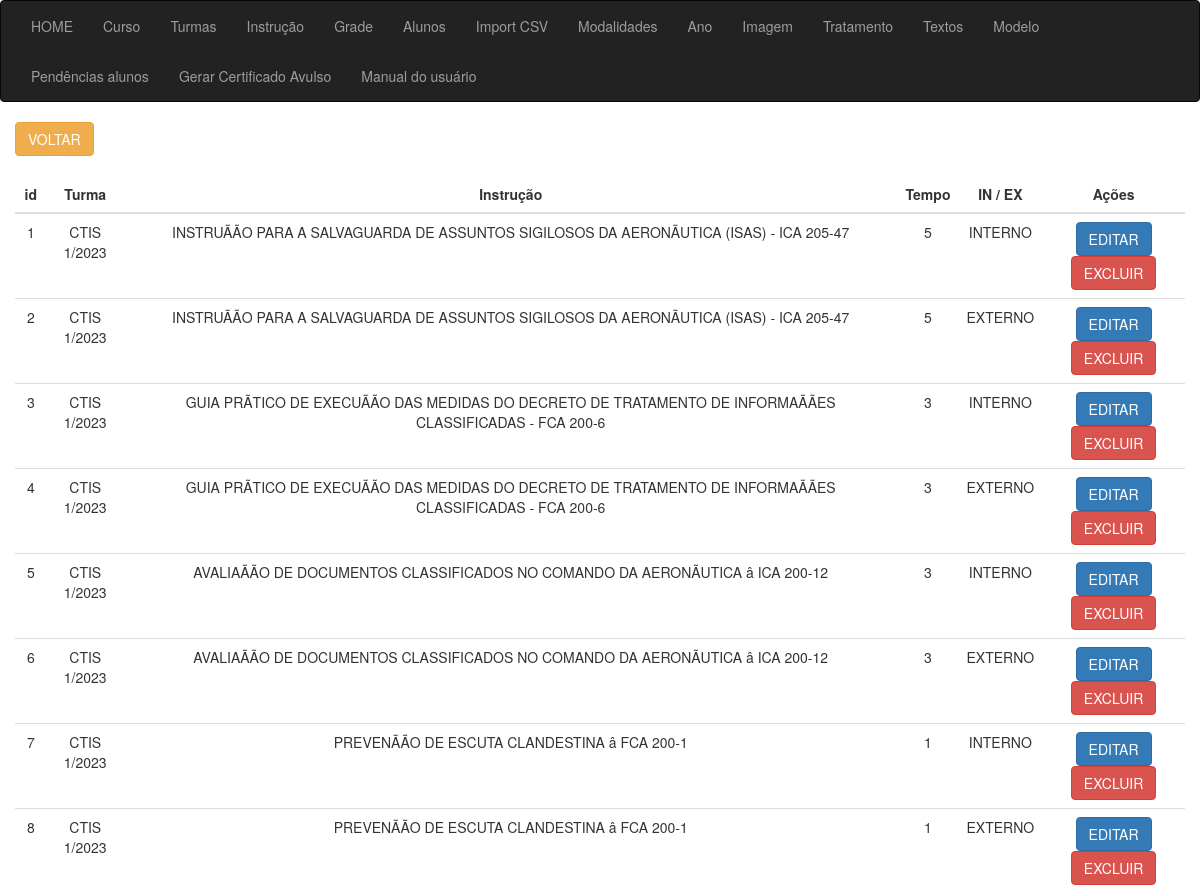
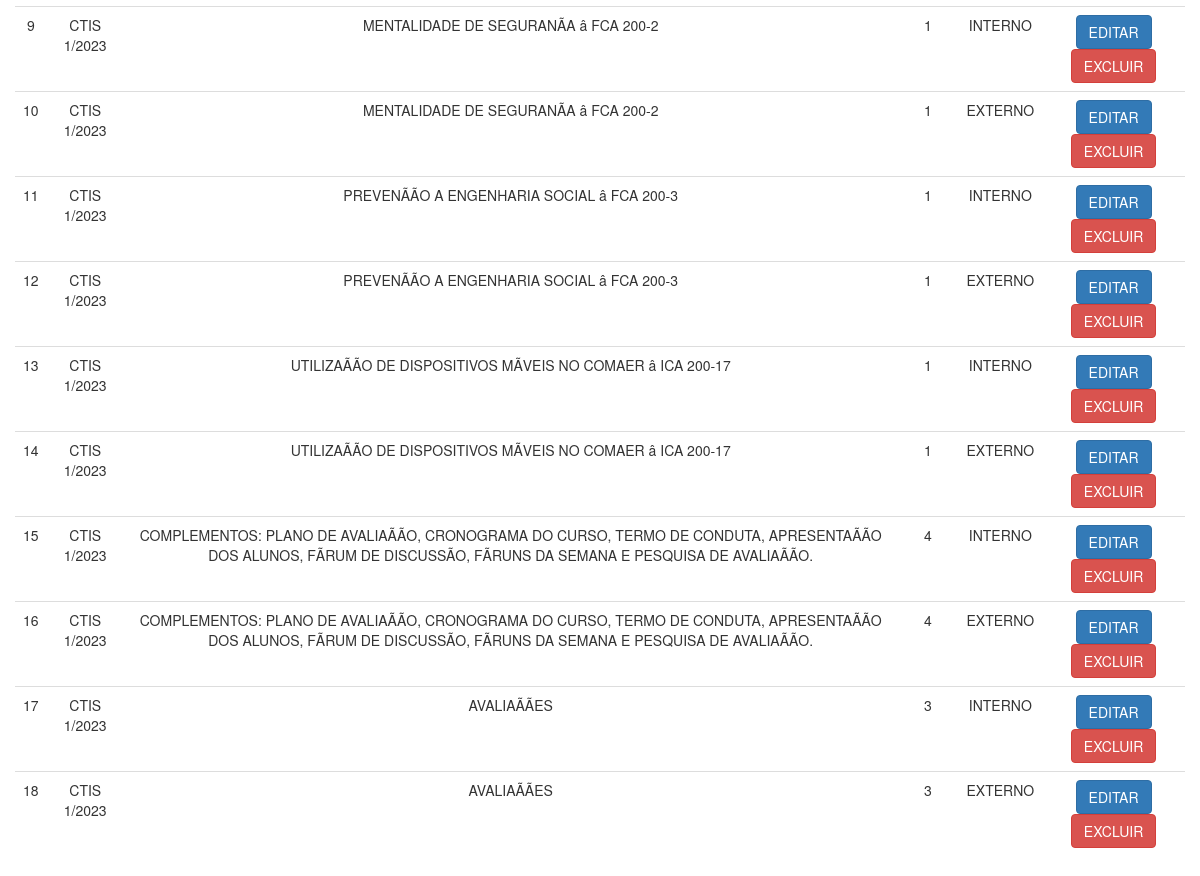
The app's page /sgc/grade_detalhes/3/ with its own data (2 pictures, top to bottom).
### app_cert/models.py (models this page shows, shortened)
class GradeTurma(models.Model):
    id = models.AutoField(primary_key=True)
    fk_turma = models.ForeignKey(Turma, on_delete=models.PROTECT, verbose_name="FK Turma", null=True)
    fk_in_ex = models.ForeignKey(In_Ex, on_delete=models.CASCADE, verbose_name="FK Tipo Interno Externo", null=True, blank=True)
    fk_instrucao = models.ForeignKey(Instrucao, on_delete=models.CASCADE, verbose_name="FK Instrução", null=True, blank=True)
    tempo_instrucao = models.IntegerField(verbose_name="Tempo da Instrução", null=True, blank=True)

class Turma(models.Model):
    id = models.AutoField(primary_key=True)
    fk_ano_curso = models.ForeignKey(Ano, on_delete=models.CASCADE, verbose_name="FK Ano do Curso")
    fk_curso = models.ForeignKey(Curso, on_delete=models.CASCADE, verbose_name="FK Curso")
    fk_tipo = models.ForeignKey(Tipo, on_delete=models.CASCADE, verbose_name="FK Tipo: EAD - Presencial")
    fk_modelo = models.ForeignKey(Modelo, on_delete=models.CASCADE, verbose_name="FK Modelo: Certificado/Honra/Participação")
    fk_assinaturas_ch = models.ForeignKey(Imagem, on_delete=models.CASCADE, verbose_name="FK Assinaturas CH", related_name='fk_imagem_ch', null=True)
    fk_assinaturas_dpl = models.ForeignKey(Imagem, on_delete=models.CASCADE, verbose_name="FK Chefe de divisão", related_name='fk_imagem_dpl',null=True)
    fk_img_frente = models.ForeignKey(Imagem, on_delete=models.CASCADE, verbose_name="FK Frente", related_name='fk_img_frente',null=True)
    fk_img_fundo = models.ForeignKey(Imagem, on_delete=models.CASCADE, verbose_name="FK Fundo", related_name='fk_img_fundo',null=True)
    turma = models.CharField(max_length=50, verbose_name="Descrição no certificado:")
    data_turma_interno = models.CharField(max_length=200, verbose_name="Texto data alunos Internos", null=True, blank=True)
    data_turma_externo = models.CharField(max_length=200, verbose_name="Texto data alunos Externos", null=True, blank=True)
    create_at = models.DateTimeField(auto_now_add=True, null=True)
    def __str__(self):
        return str(self.turma)
    class Meta:
        verbose_name = 'Turma'
        verbose_name_plural = 'Turmas'
        ordering = ['create_at']

class Instrucao(models.Model):
    id = models.AutoField(primary_key=True)
    instrucao_sigla = models.CharField(max_length=255, verbose_name="Instrução")
    instrucao_descricao = models.CharField(max_length=255, verbose_name="Instrução da Instrução")
    def __str__(self):
        return str(self.instrucao_descricao)

class In_Ex(models.Model):
    id = models.AutoField(primary_key=True)
    in_ex = models.CharField(max_length=20, verbose_name="Tipo Interno/Externo")
    create_at = models.DateTimeField(auto_now_add=True, null=True)
    def __str__(self):
        return str(self.in_ex)
    class Meta:
        verbose_name = 'Interno/Externo'
        verbose_name_plural = 'Internos/Externos'
        ordering = ['create_at']

### app_cert/views/views_grade.py (the view)
# urls.py: path('grade_detalhes/<int:turma_id>/', grade_detalhes, name='grade_detalhes'),
def grade_detalhes(request, turma_id):
    turma = get_object_or_404(Turma, id=turma_id)
    dataset = GradeTurma.objects.filter(fk_turma=turma)
    context = {
        "dataset": dataset,
        "turma": turma  # Passa a instância de turma para o contexto
    }
    return render(request, 'grade/lista_grade_turma.html', context)

### app_cert/templates/grade/lista_grade_turma.html (shortened to what this page needs)
{% extends 'sgc_base.html' %}
{% block content %}
<div class="container">
    <div class="row">
        <div class="col-md-15">
            <a href="{% url 'grade_lista' %}" class="btn btn-warning">VOLTAR</a>
            <div class="col-8 m-auto pt-4 pb-2 text-center">
                <table class="table">
                    <thead class="thead-dark">
                        <tr>
                            <th style="text-align: center">id</th>
                            <th style="text-align: center">Turma</th>
                            <th style="text-align: center">Instrução</th>
                            <th style="text-align: center">Tempo</th>
                            <th style="text-align: center">IN / EX</th>
                            <th style="text-align: center">Ações</th>
                        </tr>
                    </thead>
                    <tbody>
                        {% for data in dataset %}
                        <tr>
                            <td style="text-align: center">{{ data.id }}</td>
                            <td style="text-align: center">{{ data.fk_turma }}</td>
                            <td style="text-align: center">{{ data.fk_instrucao }}</td>
                            <td style="text-align: center">{{ data.tempo_instrucao }}</td>
                            <td style="text-align: center">{{ data.fk_in_ex }}</td>
                            <td style="text-align: center">
                                <a href="/grade_editar/{{ data.id }}/" class="btn btn-primary">EDITAR</a>
                                <a href="/grade_delete/{{ data.id }}/" class="btn btn-danger">EXCLUIR</a>
                            </td>
                        </tr>
                        {% endfor %}
                    </tbody>
                </table>
            </div>
        </div>
    </div>
</div>
{% endblock %}

### records on screen
GradeTurma: id "1", fk_turma "CTIS 1/2023", fk_instrucao "INSTRUÃÃO PARA A SALVAGUARDA DE ASSUNTOS SIGILOSOS DA AERONÃUTICA (ISAS) - ICA 205-47", tempo_instrucao "5", fk_in_ex "INTERNO"
GradeTurma: id "2", fk_turma "CTIS 1/2023", fk_instrucao "INSTRUÃÃO PARA A SALVAGUARDA DE ASSUNTOS SIGILOSOS DA AERONÃUTICA (ISAS) - ICA 205-47", tempo_instrucao "5", fk_in_ex "EXTERNO"
GradeTurma: id "3", fk_turma "CTIS 1/2023", fk_instrucao "GUIA PRÃTICO DE EXECUÃÃO DAS MEDIDAS DO DECRETO DE TRATAMENTO DE INFORMAÃÃES CLASSIFICADAS - FCA 200-6", tempo_instrucao "3", fk_in_ex "INTERNO"
GradeTurma: id "4", fk_turma "CTIS 1/2023", fk_instrucao "GUIA PRÃTICO DE EXECUÃÃO DAS MEDIDAS DO DECRETO DE TRATAMENTO DE INFORMAÃÃES CLASSIFICADAS - FCA 200-6", tempo_instrucao "3", fk_in_ex "EXTERNO"
GradeTurma: id "5", fk_turma "CTIS 1/2023", fk_instrucao "AVALIAÃÃO DE DOCUMENTOS CLASSIFICADOS NO COMANDO DA AERONÃUTICA â ICA 200-12", tempo_instrucao "3", fk_in_ex "INTERNO"
GradeTurma: id "6", fk_turma "CTIS 1/2023", fk_instrucao "AVALIAÃÃO DE DOCUMENTOS CLASSIFICADOS NO COMANDO DA AERONÃUTICA â ICA 200-12", tempo_instrucao "3", fk_in_ex "EXTERNO"
GradeTurma: id "7", fk_turma "CTIS 1/2023", fk_instrucao "PREVENÃÃO DE ESCUTA CLANDESTINA â FCA 200-1", tempo_instrucao "1", fk_in_ex "INTERNO"
GradeTurma: id "8", fk_turma "CTIS 1/2023", fk_instrucao "PREVENÃÃO DE ESCUTA CLANDESTINA â FCA 200-1", tempo_instrucao "1", fk_in_ex "EXTERNO"
GradeTurma: id "9", fk_turma "CTIS 1/2023", fk_instrucao "MENTALIDADE DE SEGURANÃA â FCA 200-2", tempo_instrucao "1", fk_in_ex "INTERNO"
GradeTurma: id "10", fk_turma "CTIS 1/2023", fk_instrucao "MENTALIDADE DE SEGURANÃA â FCA 200-2", tempo_instrucao "1", fk_in_ex "EXTERNO"
GradeTurma: id "11", fk_turma "CTIS 1/2023", fk_instrucao "PREVENÃÃO A ENGENHARIA SOCIAL â FCA 200-3", tempo_instrucao "1", fk_in_ex "INTERNO"
GradeTurma: id "12", fk_turma "CTIS 1/2023", fk_instrucao "PREVENÃÃO A ENGENHARIA SOCIAL â FCA 200-3", tempo_instrucao "1", fk_in_ex "EXTERNO"
GradeTurma: id "13", fk_turma "CTIS 1/2023", fk_instrucao "UTILIZAÃÃO DE DISPOSITIVOS MÃVEIS NO COMAER â ICA 200-17", tempo_instrucao "1", fk_in_ex "INTERNO"
GradeTurma: id "14", fk_turma "CTIS 1/2023", fk_instrucao "UTILIZAÃÃO DE DISPOSITIVOS MÃVEIS NO COMAER â ICA 200-17", tempo_instrucao "1", fk_in_ex "EXTERNO"
GradeTurma: id "15", fk_turma "CTIS 1/2023", fk_instrucao "COMPLEMENTOS: PLANO DE AVALIAÃÃO, CRONOGRAMA DO CURSO, TERMO DE CONDUTA, APRESENTAÃÃO DOS ALUNOS, FÃRUM DE DISCUSSÃO, FÃRUNS DA SEMANA E PESQUISA DE AVALIAÃÃO.", tempo_instrucao "4", fk_in_ex "INTERNO"
GradeTurma: id "16", fk_turma "CTIS 1/2023", fk_instrucao "COMPLEMENTOS: PLANO DE AVALIAÃÃO, CRONOGRAMA DO CURSO, TERMO DE CONDUTA, APRESENTAÃÃO DOS ALUNOS, FÃRUM DE DISCUSSÃO, FÃRUNS DA SEMANA E PESQUISA DE AVALIAÃÃO.", tempo_instrucao "4", fk_in_ex "EXTERNO"
GradeTurma: id "17", fk_turma "CTIS 1/2023", fk_instrucao "AVALIAÃÃES", tempo_instrucao "3", fk_in_ex "INTERNO"
GradeTurma: id "18", fk_turma "CTIS 1/2023", fk_instrucao "AVALIAÃÃES", tempo_instrucao "3", fk_in_ex "EXTERNO"
